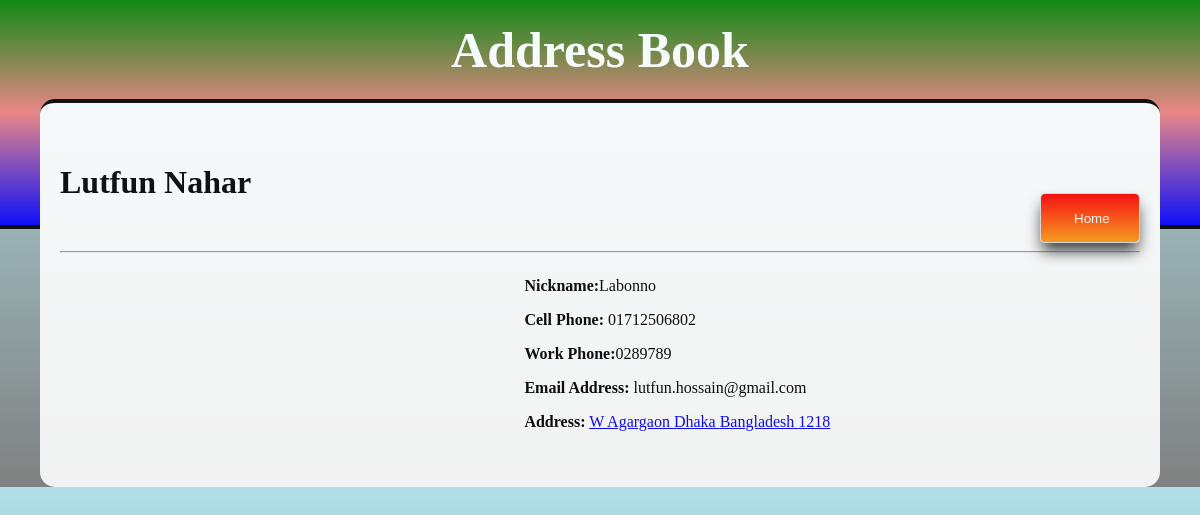
/contact.php?id=28 (signed in), run on the app's committed database.
### tables this page shows
CREATE TABLE `contacts` (
  `contact_id` int(11) NOT NULL,
  `user_id` int(11) NOT NULL,
  `contact_fname` varchar(100) NOT NULL,
  `contact_lname` varchar(100) NOT NULL,
  `contact_nickname` varchar(100) NOT NULL,
  `contact_cphone` varchar(50) NOT NULL,
  `contact_wphone` varchar(50) NOT NULL,
  `contact_email` varchar(50) NOT NULL,
  `contact_address` varchar(100) NOT NULL,
  `contact_city` varchar(50) NOT NULL,
  `contact_state` varchar(50) NOT NULL,
  `contact_zipcode` varchar(50) NOT NULL,
  `contact_profile` varchar(255) NOT NULL,
  `contact_notes` longblob NOT NULL,
  `contact_status` enum('0','1') NOT NULL DEFAULT '1'
);

### contact.php (the view, shortened to what this page needs)
<?php
require_once"connection.php";
 if(isset($_GET['id']))
 {
 	$contacts = array( );
 	$id = $_GET['id'];
   $contact = "select * from contacts where contact_id= '$id'" ;
   $sql_contact = $conn-> query($contact);
while ($row = mysqli_fetch_assoc($sql_contact)) {
       $contacts[] = $row;
}
	foreach ($contacts as $person );
 }
?>
<!DOCTYPE html>
<html>
<head>
	<?php include"includes/head.inc"; ?>
</head>
<body>
	<div class="wrapper">
		<?php include"includes/header.inc"; ?>
		<div class="content">
		 		<div class="floatl"><h1><?php echo $person['contact_fname'] . " " . $person['contact_lname'] ?></h1></div>
				<a class="floatr" href="index.php"><input class="cancel_contact_button" type="button" value=" Home"></a>
				<hr>
				<div class="contact">
					<div class="contact_info">
						<p><b>Nickname:</b><?php echo $person['contact_nickname'] ?> </p>
						<p><b>Cell Phone:</b> <?php echo $person['contact_cphone'] ?> </p>
				        <p><b>Work Phone:</b><?php echo $person['contact_wphone'] ?> </p>
				        <p><b>Email Address:</b> <?php echo $person['contact_email'] ?> </p>
						<p><b>Address:</b> <a href="http://maps.google.com/?q= <?php echo $person['contact_address'] ." " . $person['contact_city'] . " " .  $person['contact_state'] . " " . $person['contact_zipcode'] ?>"  target="_blank" > <?php echo $person['contact_address'] ." " . $person['contact_city'] . " " .  $person['contact_state'] . " " . $person['contact_zipcode'] ?> </a></p>
					</div>
				</div>
			</div>
		</div>
</body>
</html>

### includes/head.inc (shortened to what this page needs)
<link rel="stylesheet" type="text/css" href="css/styles.css">
<link rel="stylesheet" type="text/css" href="css/font-awesome.min.css">
<link rel="stylesheet" type="text/css" href="//cdn.datatables.net/1.10.5/css/jquery.dataTables.css">

### includes/header.inc
<div class="header">
	<div class="headerContent"><h1><strong>Address Book</strong></h1></div>
</div>

### css/styles.css (style rules this page uses)
body { font-family:"Times New Roman", Times, serif; padding:0; margin:0; background-color:powderblue; background: linear-gradient(powderblue,gray); opacity: 0.9; }
.floatl { float:left; }
.floatr { float:right; }
.header { width:100%; border-bottom:4px solid black; height: 225px; background: linear-gradient(green,lightcoral,blue); }
.header .headerContent { width:80%; margin:0 auto; line-height:100px; }
.header .headerContent h1 { margin:0; text-align: center; color:#ffffff; font-size: 50px; font-weight: bold; }
.wrapper { width:100%; }
.content { width:90%; margin:-130px auto 0 auto; background-color:#ffffff; border-top:4px solid black; padding:40px 20px; border-radius: 15px; }
.contact { width:100%; }
.contact_info { width:57%; float:right; margin-left:3%; }
.cancel_contact_button { width: 100px; height: 50px; background-color:#2bb424; color:#ffffff; border:none; margin-top:50px; border-radius: 5px; box-sizing: border-box; box-shadow: 0px 10px 15px -2px #333; background: linear-gradient(red,#f91); border: 1px solid #ddd; color: white; }

### data on the page
contacts: contact_fname "Lutfun", contact_lname "Nahar", contact_nickname "Labonno", contact_cphone "01712506802", contact_wphone "0289789", contact_email "lutfun.hossain@gmail.com", contact_address "W Agargaon", contact_city "Dhaka", contact_state "Bangladesh", contact_zipcode "1218"
